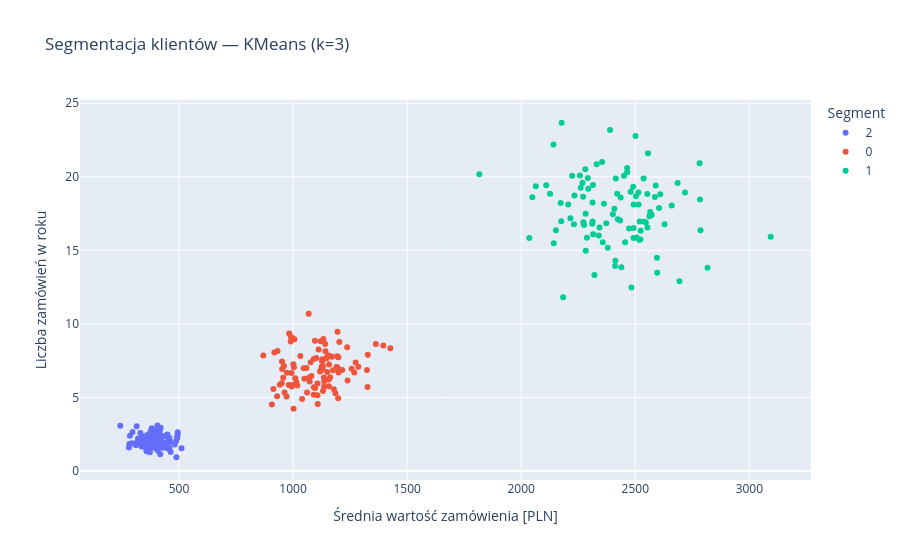

Notebook code for this chart:
### Markdown cell above
### 3.2. Pierwszy interaktywny wykres — `px.scatter`

**Plotly Express** (`px`) to wysokopoziomowy interfejs: jedna funkcja = cały wykres z interaktywnością. Narysujemy nasze segmenty z sekcji 2 — ale tym razem *klikalne*.

### Code cell
# Numer segmentu jako tekst -> Plotly potraktuje go jako kategorię (osobny kolor), nie liczbę
klienci['segment_txt'] = klienci['segment'].astype(str)

fig = px.scatter(
    klienci,
    x='srednia_wartosc',
    y='zamowienia_rok',
    color='segment_txt',
    title='Segmentacja klientów — KMeans (k=3)',
    labels={
        'srednia_wartosc': 'Średnia wartość zamówienia [PLN]',
        'zamowienia_rok': 'Liczba zamówień w roku',
        'segment_txt': 'Segment',
    },
)
fig.show()
